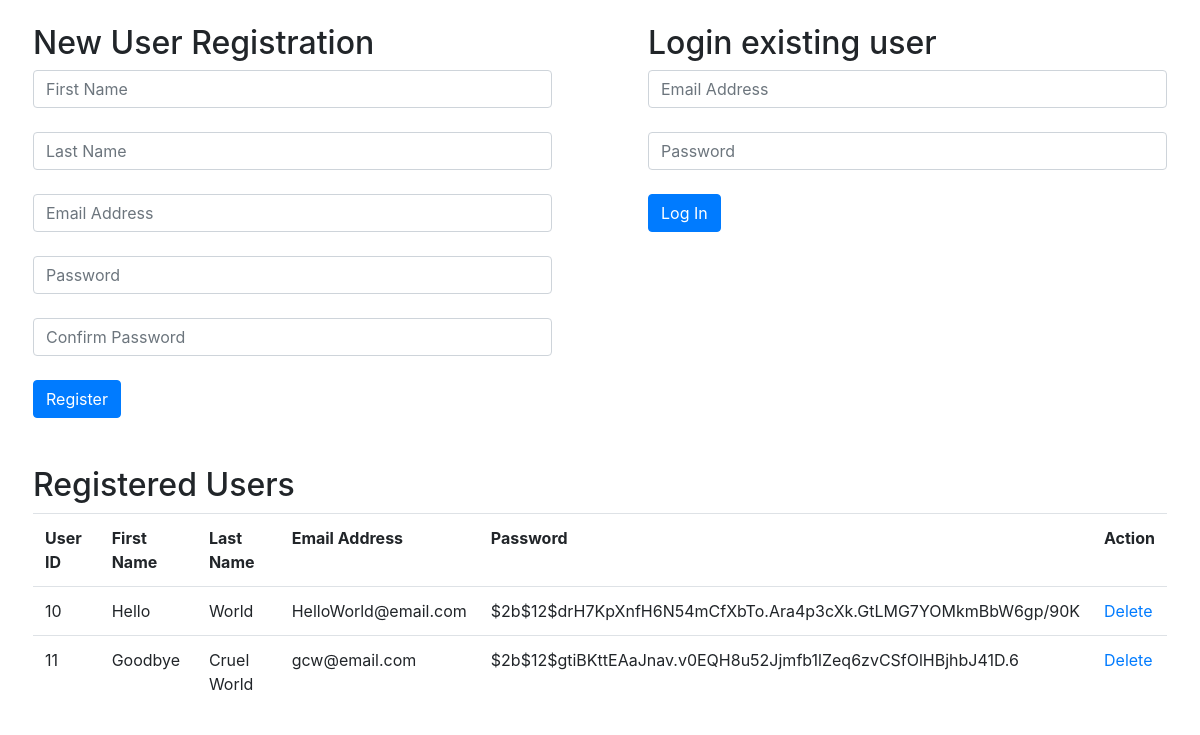
The page / on the database its author committed.
### main_app/models.py (models this page shows)
class User(models.Model):
    fname = models.CharField(max_length=50)
    lname = models.CharField(max_length=50)
    email = models.EmailField()
    password = models.CharField(max_length=255)
    objects = UserManager()

### main_app/views.py (the view)
# urls.py: path('', views.index),
def index(request):
    context = {
        'users': User.objects.all()
    }
    return render(request, 'index.html', context)

### main_app/templates/index.html (shortened to what this page needs)
<!DOCTYPE html>
<html lang="en">
<head>
    <link rel="stylesheet" href="https://stackpath.bootstrapcdn.com/bootstrap/4.5.2/css/bootstrap.min.css">
</head>
<body>
    <div class="row">
        <div class="col px-4 m-4">
            <h2>New User Registration</h2>
            <form action="/register" method="post">
                <input class="form-control" type="text" name="fname" placeholder="First Name" required><br>
                <input class="form-control" type="text" name="lname" placeholder="Last Name" required><br>
                <input class="form-control" type="email" name="email" placeholder="Email Address" required><br>
                <input class="form-control" type="password" name="password" placeholder="Password" required><br>
                <input class="form-control" type="password" name="confirm_password" placeholder="Confirm Password" required><br>
                <button class="btn btn-primary">Register</button>
            </form>
        </div>
        <div class="col px-4 m-4">
            <h2>Login existing user</h2>
            <form action="/login" method="post">
                <input class="form-control" type="email" name="email" placeholder="Email Address" required><br>
                <input class="form-control" type="password" name="password" placeholder="Password" required><br>
                <button class="btn btn-primary">Log In</button>
            </form>
        </div>
    </div>
    <div class="row">
        <div class="col px-4 m-4">
            <h2>Registered Users</h2>
            {% if users %}
                <table class="table">
                    <tr>
                        <th>User ID</th>
                        <th>First Name</th>
                        <th>Last Name</th>
                        <th>Email Address</th>
                        <th>Password</th>
                        <th>Action</th>
                    </tr>
                    {% for user in users %}
                        <tr>
                            <td>{{user.id}}</td>
                            <td>{{user.fname}}</td>
                            <td>{{user.lname}}</td>
                            <td>{{user.email}}</td>
                            <td>{{user.password}}</td>
                            <td><a href="delete/{{user.id}}">Delete</a></td>
                        </tr>
                    {% endfor %}
                </table>
            {% endif %}
        </div>
    </div>
</body>
</html>

### rows shown on the page
User: id "10", fname "Hello", lname "World", email "HelloWorld@email.com", password "$2b$12$drH7KpXnfH6N54mCfXbTo.Ara4p3cXk.GtLMG7YOMkmBbW6gp/90K"
User: id "11", fname "Goodbye", lname "Cruel World", email "gcw@email.com", password "$2b$12$gtiBKttEAaJnav.v0EQH8u52Jjmfb1lZeq6zvCSfOlHBjhbJ41D.6"
